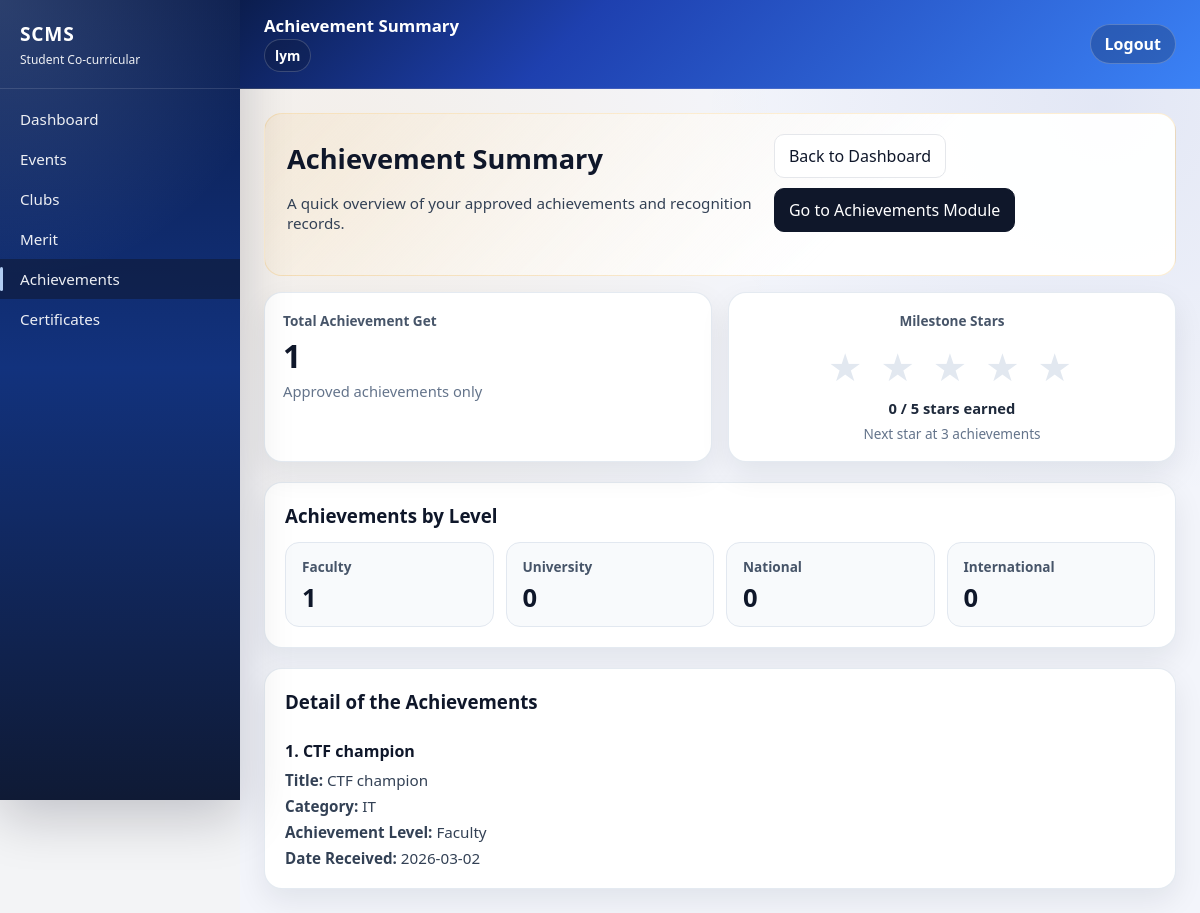
/public/index.php?url=achievement/summary (signed in), run on the app's committed database.
### tables this page shows
CREATE TABLE `achievements` (
  `achievementID` int(11) NOT NULL,
  `userID` int(11) NOT NULL,
  `eventID` int(11) DEFAULT NULL,
  `title` varchar(150) NOT NULL,
  `category` varchar(100) DEFAULT NULL,
  `achievementLevel` varchar(30) DEFAULT 'Faculty',
  `dateReceived` date DEFAULT NULL,
  `description` text DEFAULT NULL,
  `status` enum('pending','approved','rejected') NOT NULL DEFAULT 'pending',
  `submitted_at` timestamp NOT NULL DEFAULT current_timestamp(),
  `reviewed_at` timestamp NULL DEFAULT NULL,
  `reviewed_by` int(11) DEFAULT NULL,
  `review_note` text DEFAULT NULL,
  `evidence_path` varchar(255) DEFAULT NULL
);

### app/controllers/AchievementController.php (called while the page is built, shortened)
<?php
class AchievementController {
    private function getEncouragementMessage($totalAchievements) {
        $totalAchievements = (int) $totalAchievements;
        if ($totalAchievements > 0) {
            return "Good start! You already have {$totalAchievements} achievement" . ($totalAchievements > 1 ? "s" : "") . ". Keep participating in competitions and activities to earn more achievements.";
        }
        return "Start joining activities and competitions to earn your first achievement.";
    }
    public function summary() {
        $userID = (int) $_SESSION['user_id'];
        $achievements = Achievement::getByUser($userID, null, 'dateReceived', 'approved');
        $totalAchievements = is_array($achievements) ? count($achievements) : 0;
        $levelCounts = [
            'Faculty' => 0,
            'University' => 0,
            'National' => 0,
            'International' => 0,
        ];
        if (is_array($achievements)) {
            foreach ($achievements as $achievement) {
                $level = trim((string) ($achievement['achievementLevel'] ?? 'Faculty'));
                $levelCounts[$level]++;
            }
        }
        require "../app/views/achievement/summary.php";
    }
}
?>

### app/models/Achievement.php (called while the page is built, shortened)
<?php
class Achievement {
    public static function getByUser($userID, $search = null, $sort = null, $status = null) {
        $db = Database::connect();
        $allowedSort = [
            'achievementID' => 'a.achievementID',
            'title' => 'a.title',
            'eventTitle' => 'e.eventTitle',
            'clubName' => 'cc.clubName',
            'category' => 'a.category',
            'achievementLevel' => 'a.achievementLevel',
            'dateReceived' => 'a.dateReceived',
            'status' => 'a.status',
        ];
        $sortColumn = $allowedSort[$sort] ?? 'a.achievementID';
        $sql = "SELECT a.*, e.eventTitle, e.eventDate, cc.clubName
                FROM achievements a
                LEFT JOIN events e ON e.eventID = a.eventID
                LEFT JOIN club_catalog cc ON cc.clubCatalogID = e.clubCatalogID
                WHERE a.userID = ?";
        $params = [(int) $userID];
        $allowedStatus = ['pending', 'approved', 'rejected'];
        if ($status !== null && in_array($status, $allowedStatus, true)) {
            $sql .= " AND a.status = ?";
            $params[] = $status;
        }
        $sql .= " ORDER BY {$sortColumn} DESC";
        $stmt = $db->prepare($sql);
        $stmt->execute($params);
        return $stmt->fetchAll(PDO::FETCH_ASSOC);
    }
}
?>

### app/views/achievement/summary.php (the view, shortened to what this page needs)
<?php require "../app/views/layout/header.php"; ?>
<?php require "../app/views/layout/sidebar.php"; ?>
<div class="main">
    <div class="topbar">
        <div class="topbar-left">
            <div class="topbar-title">Achievement Summary</div>
            <div class="topbar-user-inline">
                <?= htmlspecialchars($_SESSION['user_name'] ?? '', ENT_QUOTES, 'UTF-8'); ?>
            </div>
        </div>
        <div class="topbar-actions">
            <form method="POST" action="index.php?url=auth/logout">
                <button type="submit" class="topbar-logout">Logout</button>
            </form>
        </div>
    </div>
    <div class="content achievement-summary-shell">
        <div class="content-inner">
            <div class="page-header">
                <div>
                    <h1 class="page-title">Achievement Summary</h1>
                    <p class="page-subtitle">A quick overview of your approved achievements and recognition records.</p>
                </div>
                <div class="page-actions">
                    <a class="btn btn-secondary" href="index.php?url=dashboard/index">Back to Dashboard</a>
                    <a class="btn" href="index.php?url=achievement/index">Go to Achievements Module</a>
                </div>
            </div>
            <div class="summary-grid">
                <div class="summary-card">
                    <div class="summary-label">Total Achievement Get</div>
                    <div class="summary-value"><?= (int) $totalAchievements ?></div>
                    <div class="summary-sub">Approved achievements only</div>
                </div>
                <div class="summary-card" style="text-align:center;">
                    <div class="summary-label">Milestone Stars</div>
                    <?php
                        $earnedStars = 0;
                        $totalStars = 5;
                        $starLabels = ['', '3 achievements', '5 achievements', '10 achievements', '20 achievements', '20+ achievements'];
                    ?>
                    <div style="font-size:2.4rem; letter-spacing:4px; margin: 10px 0 6px;">
                        <?php for ($s = 1; $s <= $totalStars; $s++): ?>
                            <span style="color:<?= $s <= $earnedStars ? '#f59e0b' : '#e2e8f0' ?>; text-shadow:<?= $s <= $earnedStars ? '0 1px 3px rgba(245,158,11,0.4)' : 'none' ?>;">&#9733;</span>
                        <?php endfor; ?>
                    </div>
                    <div class="summary-sub" style="margin-top:4px; font-weight:700; color:#1e293b;">
                        <?= (int) $earnedStars ?> / <?= (int) $totalStars ?> stars earned
                    </div>
                    <div class="summary-sub" style="margin-top:6px; color:#64748b; font-size:0.85rem;">
                        <?php if ($earnedStars < $totalStars): ?>
                            Next star at <?= htmlspecialchars($starLabels[$earnedStars + 1] ?? '', ENT_QUOTES, 'UTF-8') ?>
                        <?php else: ?>
                            &#127775; All milestones achieved!
                        <?php endif; ?>
                    </div>
                </div>
            </div>
            <div class="detail-card">
                <h3 style="margin-top:0; margin-bottom: 10px;">Achievements by Level</h3>
                <div class="level-list">
                    <div class="level-item">
                        <div class="summary-label">Faculty</div>
                        <div class="summary-value" style="font-size:1.6rem;"><?= (int) ($levelCounts['Faculty'] ?? 0) ?></div>
                    </div>
                    <div class="level-item">
                        <div class="summary-label">University</div>
                        <div class="summary-value" style="font-size:1.6rem;"><?= (int) ($levelCounts['University'] ?? 0) ?></div>
                    </div>
                    <div class="level-item">
                        <div class="summary-label">National</div>
                        <div class="summary-value" style="font-size:1.6rem;"><?= (int) ($levelCounts['National'] ?? 0) ?></div>
                    </div>
                    <div class="level-item">
                        <div class="summary-label">International</div>
                        <div class="summary-value" style="font-size:1.6rem;"><?= (int) ($levelCounts['International'] ?? 0) ?></div>
                    </div>
                </div>
            </div>
            <div class="detail-card">
                <h3 style="margin-top:0; margin-bottom: 10px;">Detail of the Achievements</h3>
                <?php if (empty($achievements)): ?>
                    <div class="muted">No approved achievement records found.</div>
                <?php else: ?>
                    <?php foreach ($achievements as $index => $achievement): ?>
                        <?php
                            $title = trim((string) ($achievement['title'] ?? '-'));
                            $category = trim((string) ($achievement['category'] ?? '-'));
                            $achievementLevel = trim((string) ($achievement['achievementLevel'] ?? '-'));
                            $dateReceived = trim((string) ($achievement['dateReceived'] ?? '-'));
                            $dateReceived = ($dateReceived === '' || $dateReceived === '0000-00-00') ? '-' : $dateReceived;
                        ?>
                        <div class="achievement-item">
                            <div class="achievement-title"><?= (int) ($index + 1) ?>. <?= htmlspecialchars($title, ENT_QUOTES, 'UTF-8') ?></div>
                            <div class="achievement-meta">
                                <div><strong>Title:</strong> <?= htmlspecialchars($title, ENT_QUOTES, 'UTF-8') ?></div>
                                <div><strong>Category:</strong> <?= htmlspecialchars($category, ENT_QUOTES, 'UTF-8') ?></div>
                                <div><strong>Achievement Level:</strong> <?= htmlspecialchars($achievementLevel, ENT_QUOTES, 'UTF-8') ?></div>
                                <div><strong>Date Received:</strong> <?= htmlspecialchars($dateReceived, ENT_QUOTES, 'UTF-8') ?></div>
                            </div>
                        </div>
                    <?php endforeach; ?>
                <?php endif; ?>
            </div>
        </div>
    </div>
</div>
<?php require "../app/views/layout/footer.php"; ?>

### app/views/layout/header.php (style rules this page uses)
:root { --bg: #f3f4f6; --card: #ffffff; --border: #e5e7eb; --text: #0f172a; --muted: #334155; --primary: #2563eb; --danger: #ef4444; --sidebar-w: 240px; --grad: linear-gradient(135deg, #0b1d4d, #1e40af 35%, #3b82f6); --sidebar-grad: radial-gradient(circle at top left, rgba(191, 219, 254, 0.18), transparent 34%), linear-gradient(180deg, #0b1d4d 0%, #12327d 46%, #0f1a35 100%); }
body { margin: 0; font-family: 'Segoe UI', sans-serif; background: var(--bg); color: var(--text); }
.main { margin-left: var(--sidebar-w); min-height: 100vh; }
.topbar { background: var(--grad); color: white; padding: 16px 24px; border-bottom: 1px solid rgba(255,255,255,0.15); display: flex; align-items: center; justify-content: space-between; font-weight: 600; position: sticky; top: 0; z-index: 50; }
.topbar-left { display: flex; flex-direction: column; gap: 4px; }
.topbar-actions { display: flex; align-items: center; gap: 10px; }
.topbar-user-inline { display: inline-flex; align-items: center; gap: 8px; padding: 6px 10px; border-radius: 999px; background: rgba(15, 23, 42, 0.25); border: 1px solid rgba(255,255,255,0.18); font-size: 0.85rem; font-weight: 700; width: fit-content; }
.topbar-logout { display: inline-flex; align-items: center; justify-content: center; padding: 8px 14px; border-radius: 999px; border: 1px solid rgba(255,255,255,0.22); background: rgba(15, 23, 42, 0.25); color: white; cursor: pointer; font: inherit; font-weight: 700; }
.content { padding: 24px; overflow-x: auto; }
.content-inner { width: 100%; max-width: 1200px; margin: 0 auto; }
.btn { display: inline-block; padding: 10px 14px; background: #0f172a; color: white; border-radius: 10px; text-decoration: none; border: 1px solid #0f172a; cursor: pointer; font: inherit; }
.btn.btn-secondary { background: #ffffff; color: #0f172a; border-color: var(--border); }
.page-title { font-size: 1.7rem; margin: 6px 0 4px; font-weight: 800; }
.page-subtitle { font-size: 0.95rem; color: var(--muted); margin-bottom: 22px; }
.topbar-title { font-size: 1.05rem; line-height: 1.15; }
.page-header { display: flex; align-items: flex-start; justify-content: space-between; gap: 16px; margin-bottom: 16px; }
.page-actions { display: flex; gap: 10px; flex-wrap: wrap; }

### app/views/achievement/summary.php (style rules this page uses)
.achievement-summary-shell { background: radial-gradient(circle at 10% 12%, rgba(245, 158, 11, 0.08), transparent 40%), radial-gradient(circle at 90% 2%, rgba(30, 64, 175, 0.08), transparent 34%), #f3f5fb; }
.achievement-summary-shell .page-header { background: linear-gradient(135deg, rgba(245, 158, 11, 0.08), rgba(255, 255, 255, 0.96) 65%); border: 1px solid rgba(245, 158, 11, 0.18); border-radius: 18px; padding: 20px 22px; margin-bottom: 16px; }
.achievement-summary-shell .summary-grid { display: grid; grid-template-columns: repeat(auto-fit, minmax(220px, 1fr)); gap: 16px; margin-bottom: 20px; }
.achievement-summary-shell .summary-card { background: #ffffff; border-radius: 18px; padding: 18px; box-shadow: 0 12px 30px rgba(15, 23, 42, 0.08); border: 1px solid rgba(226, 232, 240, 0.9); }
.achievement-summary-shell .summary-label { font-size: 0.85rem; font-weight: 700; color: #475569; margin-bottom: 8px; }
.achievement-summary-shell .summary-value { font-size: 2rem; font-weight: 800; color: #0f172a; line-height: 1.1; }
.achievement-summary-shell .summary-sub { margin-top: 8px; font-size: 0.92rem; color: #64748b; }
.achievement-summary-shell .detail-card { background: #ffffff; border-radius: 18px; padding: 20px; box-shadow: 0 12px 30px rgba(15, 23, 42, 0.08); border: 1px solid rgba(226, 232, 240, 0.9); margin-top: 20px; }
.achievement-summary-shell .level-list { display: grid; grid-template-columns: repeat(auto-fit, minmax(180px, 1fr)); gap: 12px; margin-top: 14px; }
.achievement-summary-shell .level-item { padding: 14px 16px; border-radius: 14px; background: #f8fafc; border: 1px solid #e2e8f0; }
.achievement-summary-shell .achievement-item { padding: 16px 0; border-bottom: 1px solid #e5e7eb; }
.achievement-summary-shell .achievement-item:last-child { border-bottom: none; padding-bottom: 0; }
.achievement-summary-shell .achievement-title { font-size: 1rem; font-weight: 700; color: #0f172a; margin-bottom: 8px; }
.achievement-summary-shell .achievement-meta { display: grid; gap: 6px; color: #334155; font-size: 0.95rem; }

### data on the page
achievements: title "CTF champion", category "IT", achievementLevel "Faculty", dateReceived "2026-03-02"

### other printed values
$_SESSION['user_name'] "lym"
$totalAchievements "1"
$earnedStars "0"
$totalStars "5"
$starLabels[$earnedStars + 1] "3 achievements"
$levelCounts['Faculty'] "1"
$levelCounts['University'] "0"
$levelCounts['National'] "0"
$levelCounts['International'] "0"
